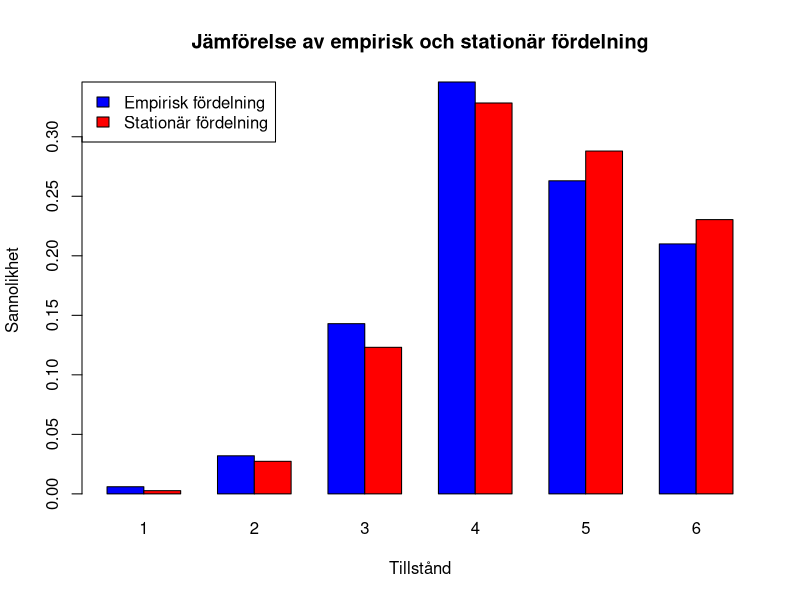

Here is the R script that generated this plot:
## ---- chunk 1
P <- matrix(c(0, 0, 0, 0.4, 0, 0.6,
0.1, 0.1, 0, 0.4, 0, 0.4,
0, 0.2, 0.2, 0.3, 0, 0.3,
0, 0, 0.3, 0.5, 0, 0.2,
0, 0, 0, 0.4, 0.6, 0,
0, 0, 0, 0, 0.5, 0.5),
nrow = 6,
ncol = 6,
byrow = TRUE)

mpow <- function(A, n) {
resultat <- diag(nrow(A))
potens <- n
while (potens > 0) {
resultat <- A %*% resultat
potens <- potens - 1
}
return(resultat)
}
## ---- chunk 2

Res <- mpow(P,4)
Res2 <- mpow(P,7)
Res3 <- mpow(P,14)
Res4 <- mpow(P,90)

print(Res[6,]) #a)
print(Res2[6,]) #b)
print(Res3[6,]) #c)
print(Res4[6,]) #d)
## ---- chunk 3
print(Res[3,]) #a)
print(Res2[3,]) #b)
print(Res3[3,]) #c)
print(Res4[3,]) #d)
## ---- chunk 4
mpow <- function(A, n) {
resultat <- diag(nrow(A))
potens <- n
while (potens > 0) {
resultat <- A %*% resultat
potens <- potens - 1
}
return(resultat)
}

rows_equal <- function(A, d = 4) {
A_new <- trunc(A * 10^d) # förstora talet och ta heltalsdelen
for (k in 2:nrow(A_new)) {
# Kolla om alla element i rad 1 är lika med motsvarande element i rad k
if (!all(A_new[1, ] == A_new[k, ])) {
# Om något element skiljer sig så är raderna ej lika
return(FALSE)
}
}
# Hamnar vi här så var alla rader lika
return(TRUE)
}

matrices_equal <- function(A, B, d = 4) {
A_new <- trunc(A * 10^d)
B_new <- trunc(B * 10^d)
if (all(A_new == B_new)) {
return(TRUE)
} else {
return(FALSE)
}
}

# Funktion för att hitta det minsta n där P^n konvergerar enligt kriterierna
find_convergence <- function(P, max_iter = 1000, d = 4) {
  n <- 1
  while (n <= max_iter) {
    P_n <- mpow(P, n)       # Beräkna P^n
    P_n_plus_1 <- mpow(P, n + 1)  # Beräkna P^{n+1}
    
    # Kontrollera om P^n ≈ P^{n+1} och om alla rader i P^n är identiska
    if (matrices_equal(P_n, P_n_plus_1, d) && rows_equal(P_n, d)) {
      cat("Konvergens uppnådd vid n =", n, "\n")
      cat("En rad i P^n (med 4 decimalers noggrannhet):\n")
      print(round(P_n[1, ], d))  # Skriv ut en rad med 4 decimaler
      return(n)
    }
    
    n <- n + 1  # Öka n och fortsätt loopen
  }
  
  cat("Ingen konvergens hittades inom", max_iter, "iterationer.\n")
  return(NA)
}
find_convergence(P)
## ---- chunk 5
# Funktion för att beräkna den stationära fördelningen
stationary_distribution <- function(P) {
  n <- nrow(P)  # Antal tillstånd
  I <- diag(n)  # Identitetsmatris
  
  # Skapa ekvationssystemet: pi (I - P) = 0 och sum(pi) = 1
  A <- t(I - P)  # Transponera (I - P) för att matcha ekvationen pi (I - P) = 0
  A <- rbind(A, rep(1, n))  # Lägg till ekvationen sum(pi) = 1
  
  # Högerled: en vektor med nollor och en etta
  b <- c(rep(0, n), 1)
  
  # Lös ekvationssystemet med minsta kvadratmetoden (eftersom systemet är överbestämt)
  pi <- qr.solve(A, b)
  
  return(pi)
}
pi <- stationary_distribution(P)
print("Den stationära fördelningen är:")
print(pi)
## ---- chunk 6
# Funktion för att simulera Markovkedjan
simulate_markov_chain <- function(P, start_state, n_days) {
  n_states <- nrow(P)  
  states <- numeric(n_days)  
  states[1] <- start_state  

  for (day in 2:n_days) {  
    states[day] <- sample(1:n_states, size = 1, prob = P[states[day - 1], ])  
  }  

  return(states)  
}

# Funktion för att beräkna den empiriska fördelningen
empirical_distribution <- function(states, n_states) {
  counts <- table(factor(states, levels = 1:n_states))  # Räkna antalet dagar i varje tillstånd
  distribution <- counts / length(states)  # Normalisera till en fördelning
  return(distribution)
}

# Exempel på användning

start_state <- 5  # Starta i tillstånd 5
n_days <- 1000  # Simulera 1000 dagar

# Simulera Markovkedjan
states <- simulate_markov_chain(P, start_state, n_days)

# Beräkna den empiriska fördelningen
emp_dist <- empirical_distribution(states, nrow(P))

# Beräkna den stationära fördelningen
pi <- stationary_distribution(P)

# Skapa ett stapeldiagram för att jämföra fördelningarna
barplot(rbind(emp_dist, pi), beside = TRUE, col = c("blue", "red"),
        names.arg = 1:nrow(P), xlab = "Tillstånd", ylab = "Sannolikhet",
        main = "Jämförelse av empirisk och stationär fördelning",
        legend.text = c("Empirisk fördelning", "Stationär fördelning"),
        args.legend = list(x = "topleft"))
emp_dist[2]
states
## ---- chunk 7
# Funktion för att beräkna den empiriska sannolikheten
empirical_probability <- function(states) {
  count_Xn_minus_1_1_and_Xn_5 <- 0  # Räkna antalet gånger X_{n-1} = 1 och X_n = 5
  count_Xn_5 <- 0  # Räkna antalet gånger X_n = 5
  
  for (n in 2:length(states)) {
    if (states[n] == 5) {
      count_Xn_5 <- count_Xn_5 + 1
      if (states[n - 1] == 1) {
        count_Xn_minus_1_1_and_Xn_5 <- count_Xn_minus_1_1_and_Xn_5 + 1
      }
    }
  }
  
  # Beräkna den empiriska sannolikheten
  if (count_Xn_5 > 0) {
    prob <- count_Xn_minus_1_1_and_Xn_5 / count_Xn_5
  } else {
    prob <- 0
  }
  
  return(prob)
}

# Använd simuleringen från uppgift 3
states <- simulate_markov_chain(P, start_state = 5, n_days = 1000)
emp_prob <- empirical_probability(states)
print(paste("Empirisk sannolikhet: ", round(emp_prob, 4)))
## ---- chunk 8
# Teoretisk beräkning med Bayes formel
theoretical_probability <- function(P, pi) {
  P_1_to_5 <- P[1, 5]  # P(X_n = 5 | X_{n-1} = 1)
  pi_1 <- pi[1]  # P(X_{n-1} = 1)
  pi_5 <- pi[5]  # P(X_n = 5)
  
  prob <- (P_1_to_5 * pi_1) / pi_5
  return(prob)
}

# Använd den stationära fördelningen från uppgift 2
pi <- stationary_distribution(P)
theo_prob <- theoretical_probability(P, pi)
print(paste("Teoretisk sannolikhet: ", round(theo_prob, 4)))
